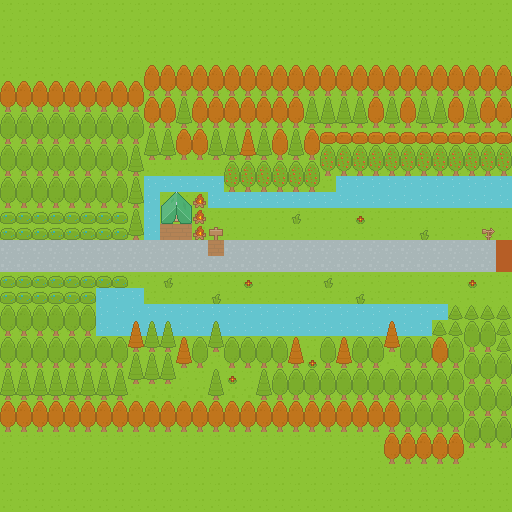

Tiled map render using the project's own tile images. Description and the map definition, with tile-layer contents summarised, below:
An orthogonal 32x32 tile map with 16x16 px tiles, 3 tile layers (PixelSnapBackground, Ground, Objects) and 11 objects.

<map version="1.0" tiledversion="2018.02.14" orientation="orthogonal" renderorder="left-down" width="32" height="32" tilewidth="16" tileheight="16" infinite="0" nextobjectid="23">
 <tileset firstgid="1" source="base tile.tsx" />
 <layer name="PixelSnapBackground" width="32" height="32" offsetx="8.33333" offsety="4.83333">
  <data>[1024 cells, 1024 non-empty, 6 distinct tile ids]</data>
 </layer>
 <layer name="Ground" width="32" height="32">
  <data>[1024 cells, 1024 non-empty, 6 distinct tile ids]</data>
 </layer>
 <layer name="Objects" width="32" height="32">
  <data>[1024 cells, 502 non-empty, 22 distinct tile ids]</data>
 </layer>
 <objectgroup name="Collision">
  <object id="9" x="207.5" y="97" width="304" height="111" />
  <object id="10" x="512" y="208.5" width="59.5" height="184" />
  <object id="12" x="-44" y="213" width="42.5" height="110" />
  <object id="15" x="511" y="464.5" width="367.5" height="161.5" rotation="180" />
  <object id="16" x="-0.666667" y="272.667" width="128.667" height="158" />
  <object id="17" x="128.667" y="288.667" width="13.3333" height="142" />
  <object id="18" x="207.75" y="224" width="15.5" height="16" />
  <object id="19" x="480" y="224.25" width="15.25" height="15.75" />
  <object id="20" x="-31.3263" y="139.586" width="190.261" height="98.5857" />
  <object id="21" x="78.3158" y="109.642" width="128.53" height="113.327" />
  <object id="22" x="190.722" y="224.812" width="26.7195" height="14.2811" />
 </objectgroup>
</map>
